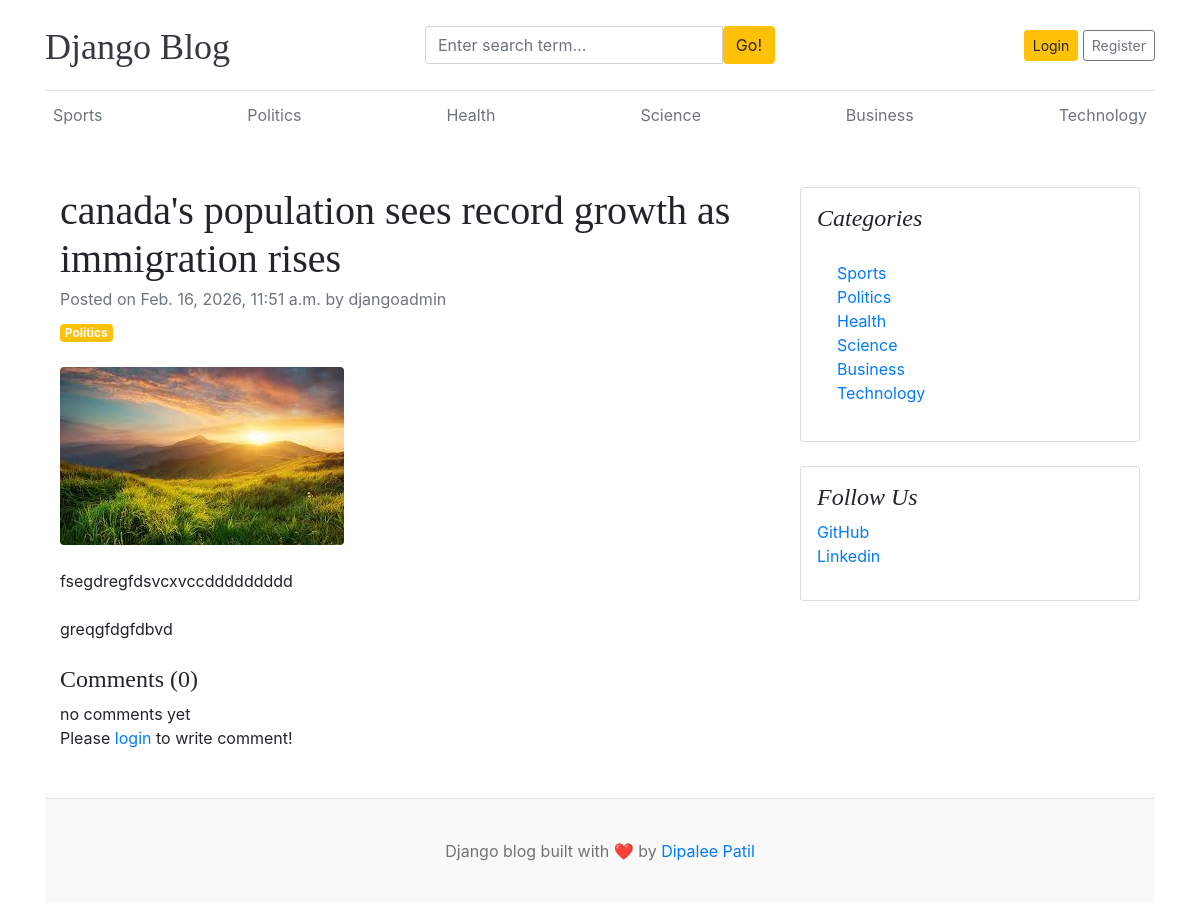
The page /blogs/canadas-population-sees-record-growth-as-immigration-rises/ on the database its author committed.
### blogs/models.py (models this page shows, shortened)
class Category(models.Model):
    category_name = models.CharField(max_length=50, unique=True)
    created_at = models.DateTimeField(auto_now_add=True)
    updated_at = models.DateTimeField(auto_now=True)
    class Meta:
        verbose_name_plural = 'categories'
    def __str__(self):
        return self.category_name

class Blog(models.Model):
    title = models.CharField(max_length=100)
    slug = models.SlugField(max_length=150, unique=True, blank=True)
    category = models.ForeignKey(Category, on_delete=models.CASCADE)
    author = models.ForeignKey(User, on_delete=models.CASCADE)
    featured_image = models.ImageField(upload_to='uploads/%Y/%m/%d')
    short_description = models.TextField(max_length=2000)
    blog_body = models.TextField(max_length=2000)
    status = models.CharField(max_length=20, choices=STATUS_CHOICES, default="Draft")
    is_featured = models.BooleanField(default=False)
    created_at = models.DateTimeField(auto_now_add=True)
    updated_at = models.DateTimeField(auto_now=True)

### assignments/models.py (models this page shows, shortened)
class SocialLink(models.Model):
    platform = models.CharField(max_length=25)
    link = models.URLField(max_length=100)
    created_at = models.DateTimeField(auto_now_add=True)
    updated_at = models.DateTimeField(auto_now=True)

### blogs/views.py (the view, shortened to what this page needs)
# urls.py: path('blogs/<slug:slug>/', BlogsView.blogs, name='blogs'),
def blogs(request, slug):
    single_blog = get_object_or_404(Blog, slug=slug, status='published')
    comments = Comment.objects.filter(blog=single_blog)
    comment_count = comments.count()
    context = {
        'single_blog':single_blog,
        'comments': comments,
        'comment_count': comment_count,
    }
    return render(request, 'blogs.html', context)

### blogs/context_processors.py (called while the page is built)
def get_categories(request):
    categories = Category.objects.all()
    return dict(categories=categories)

def get_social_links(request):
    social_links = SocialLink.objects.all()
    return dict(social_links=social_links)

### templates/blogs.html
{% extends 'base.html' %}
{% block content %}
<div class="container mt-5">
    <div class="row">
        <div class="col-lg-8">
            <article>
                <header class="mb-4">
                    <h1 class="fw-bolder mb-1">{{ single_blog.title }}</h1>
                    <div class="text-muted fst-italic mb-2">Posted on {{ single_blog.created_at }} by {{ single_blog.author }}</div>
                    <a class="badge bg-warning text-decoration-none text-light" href="#!">{{ single_blog.category }}</a>
                </header>
                <figure class="mb-4"><img class="img-fluid rounded" src="{{ single_blog.featured_image.url }}" alt="..." /></figure>
                <section class="mb-5">
                    <p class="fs-5 mb-4">{{ single_blog.short_description }}</p>
                    <p class="fs-5 mb-4">{{ single_blog.blog_body }}</p>
                    <h4>Comments ({{ comment_count }})</h4>
                    {% if comments %}
                        {% for comment in comments %}
                            <div class="card mt-1">
                                <div class="card-body">
                                    <p class="card-text mb-0">{{ comment }}</p>
                                    <span>
                                        <small>By {{ comment.user }}</small>
                                        <small>| {{ comment.created_at | timesince }} ago</small>
                                    </span>
                                </div>
                            </div>
                        {% endfor %}
                    {% else %}
                    no comments yet
                    {% endif %}
                    <br>
                    <div class="form-group">
                        {% if user.is_authenticated %}
                        <form action="" method="POST">
                            {% csrf_token %}
                            <div class="form-group">
                                <textarea name="comment" class="form-control" placeholder="write your comment"></textarea>
                                <input type="submit" value="Submit" class="btn btn-primary mt-2">
                            </div>
                        </form>
                        {% else %}
                        <p>Please <span><a href="{% url 'login' %}">login</a></span> to write comment!</p>
                        {% endif %}
                    </div>
                </section>
            </article>
        </div>
        <div class="col-lg-4">
            <div class="card mb-4 p-3">
                <h4 class="font-italic">Categories</h4>
                <div class="card-body">
                    <div class="row">
                        <div class="col-sm-6">
                            <ul class="list-unstyled mb-0">
                                {% for cat in categories %}
                                <li><a href="{% url 'posts_by_category' cat.id %}">{{ cat.category_name }}</a></li>
                                {% endfor %}
                            </ul>
                        </div>
                    </div>
                </div>
            </div>
            {% if social_links %}
            <div class="card mb-4 p-3">
                <h4 class="font-italic">Follow Us</h4>
                <ol class="list-unstyled">
                    {% for i in social_links %}
                    <li><a href="{{ i.link }}" target="_blank">{{ i.platform }}</a></li>
                    {% endfor %}
                </ol>
            </div>
            {% endif %}
        </div>
    </div>
</div>
{% endblock %}

### templates/base.html (shortened to what this page needs)
{% load static %}
<!DOCTYPE html>
<html lang="en">
<head>
    <link href="https://getbootstrap.com/docs/4.0/dist/css/bootstrap.min.css" rel="stylesheet">
    <link href="{% static 'css/blog.css'%}" rel="stylesheet">
    <link rel="stylesheet" href="https://cdnjs.cloudflare.com/ajax/libs/font-awesome/4.7.0/css/font-awesome.min.css">
  </head>
<body>
    <div class="container">
      <header class="blog-header py-3">
        <div class="row flex-nowrap justify-content-between align-items-center">
          <div class="col-4 pt-1">
            <a class="blog-header-logo text-dark" href="/">Django Blog</a>
          </div>
          <div class="col-4">
            <form action="{% url 'search' %}" method="GET">
              <div class="input-group">
                <input class="form-control" type="text" name="keyword" value="{{ keyword }}" placeholder="Enter search term..." aria-label="Enter search term..." aria-describedby="button-search" />
                <button type="submit" class="btn btn-warning" id="button-search" type="button">Go!</button>
              </div>
            </form>
          </div>
          <div class="col-4 d-flex justify-content-end align-items-center">
            {% if not user.is_authenticated %}
            <a class="btn btn-sm btn-warning" href="{% url 'login' %}">Login</a> &nbsp;
            <a class="btn btn-sm btn-outline-secondary" href="{% url 'register' %}">Register</a>
            {% else %}
            <span><a href="{% url 'dashboard' %}">Dashboard</a></span>
            &emsp;
            <span><a href="{% url 'logout' %}">Logout</a></span>
            {% endif %}
          </div>
        </div>
      </header>
      <div class="nav-scroller py-1 mb-2">
        <nav class="nav d-flex justify-content-between">
          {% for cat in categories %}
          <a class="p-2 text-muted" href="{% url 'posts_by_category' cat.id %}">{{ cat.category_name }}</a>
          {% endfor %}
        </nav>
      </div>
{% block content %}
{% endblock %}
<footer class="blog-footer">
  <p>Django blog built with ❤️ by <a href="#">Dipalee Patil</a></p>
</footer>
</body>
</html>

### blog_main/static/css/blog.css (style rules this page uses)
.blog-header { border-bottom: 1px solid #e5e5e5; }
.blog-header-logo { font-family: "Playfair Display", Georgia, "Times New Roman", serif; font-size: 2.25rem; }
h1, h2, h3, h4, h5, h6 { font-family: "Playfair Display", Georgia, "Times New Roman", serif; }
.blog-footer { padding: 2.5rem 0; color: #727272; text-align: center; background-color: #f9f9f9; border-top: .05rem solid #e5e5e5; }
.blog-footer p:last-child { margin-bottom: 0; }

### rows shown on the page
Category: category_name "Sports"
Category: category_name "Politics"
Category: category_name "Health"
Category: category_name "Science"
Category: category_name "Business"
Category: category_name "Technology"
Blog: title "canada's population sees record growth as immigration rises", created_at "Feb. 16, 2026, 11:51 a.m.", author "djangoadmin", category "Politics", featured_image (picture), short_description "fsegdregfdsvcxvccddddddddd", blog_body "greqgfdgfdbvd"
SocialLink: platform "GitHub"
SocialLink: platform "Linkedin"

### other values the page prints
{{ comment_count }} "0"
